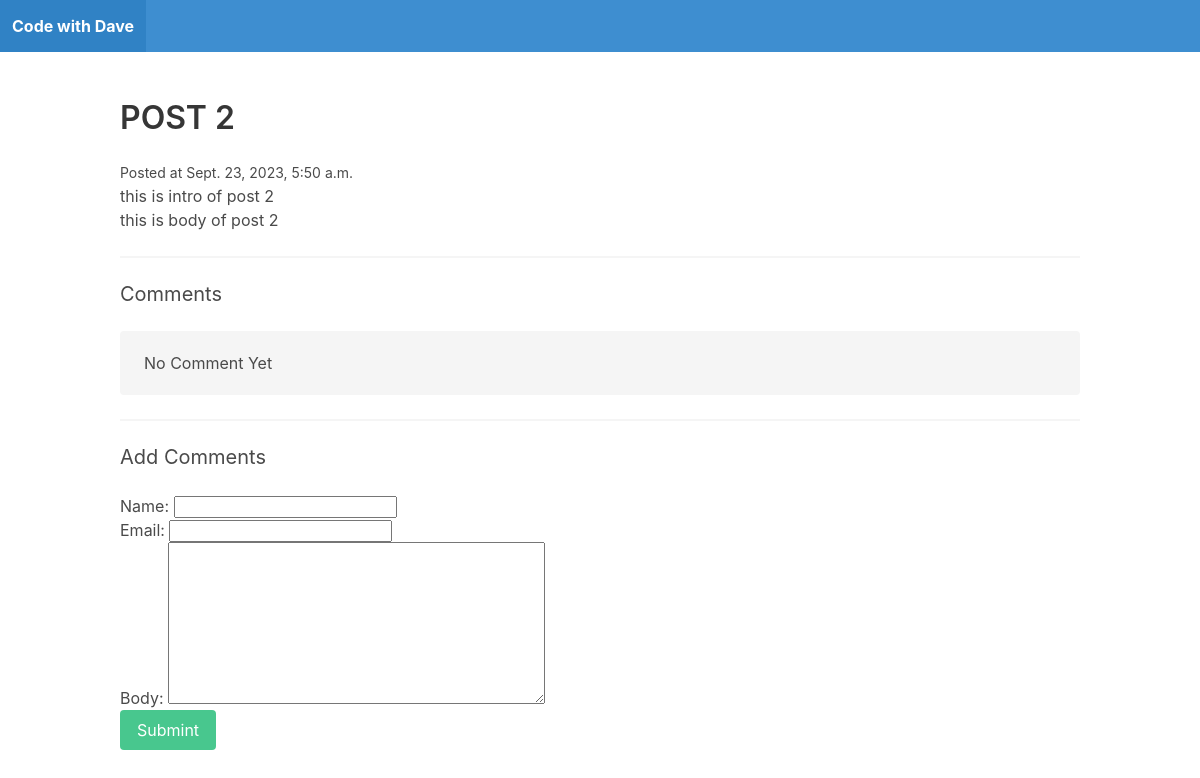
/post-2/, run on an earlier commit of the app's database.
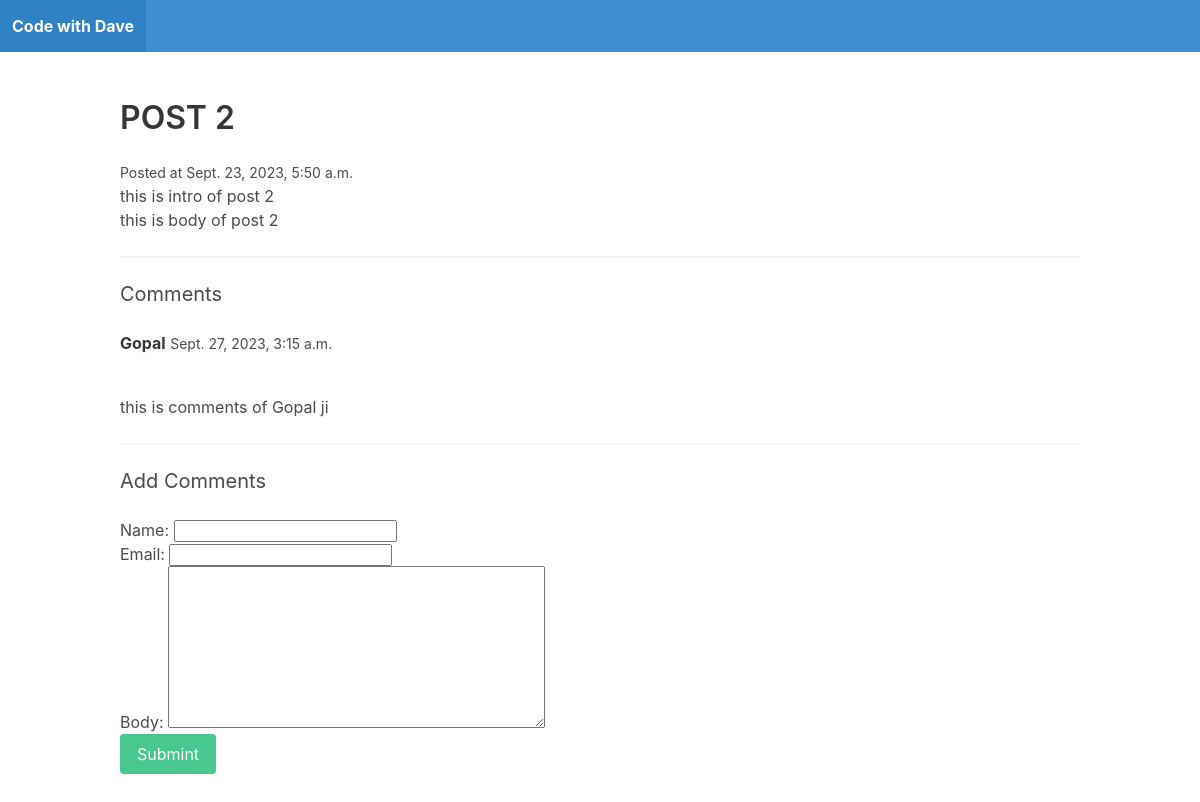
And on a later commit of the database.
### blog/models.py (models this page shows)
class Post(models.Model):
    title = models.CharField(max_length=255)
    slug = models.SlugField()
    intro = models.TextField()
    body = models.TextField()
    date_added = models.DateTimeField(auto_now_add=True)
    class Meta:
        ordering = ['-date_added']

class Comment(models.Model):
    post =  models.ForeignKey(Post, related_name='comments', on_delete=models.CASCADE)
    name = models.CharField(max_length=255)
    email = models.EmailField()
    body = models.TextField()
    date_added = models.DateTimeField(auto_now_add=True)
    class Meta:
        ordering = ['date_added']

### blog/views.py (the view)
# urls.py: path('<slug:slug>/',post_detail,name='post_detail'),
def post_detail(request, slug):
    post = Post.objects.get(slug=slug)
    if request.method == 'POST':
        form = CommentForm(request.POST)
        if form.is_valid():
            comment = form.save(commit=False)
            comment.post = post
            comment.save()
            return redirect('post_detail', slug=post.slug)
    else:
        form = CommentForm()
    return render(request, 'blog/post_detail.html',{
        'post':post , 'form':form
    })

### blog/forms.py
class CommentForm(forms.ModelForm):
    class Meta:
        model = Comment
        fields = ['name', 'email', 'body']

### blog/templates/blog/post_detail.html (shortened to what this page needs)
{% extends 'blog/base.html' %}
{% block content %}
<h1 class="title"> {{ post.title }}</h1>
<small>Posted at  {{ post.date_added }}</small>
<p>{{ post.intro }}</p>
<p>{{ post.body }}</p>
<hr>
 <h2 class='subtitle'> Comments </h2>
{% for comment in post.comments.all  %}
<article>
    <div class="media-content">
        <div class="content">
            <p>
                <strong> {{ comment.name }}</strong>
                <small>{{ comment.date_added }}</small>
            </p>
            <br>
            {{ comment.body }}
        </div>
    </div>
</article>
{% empty %}
<div class="notification">
    <p>No Comment Yet </p>
</div>
{% endfor %}
<hr>
<h2 class="subtitle"> Add Comments </h2>
<form action="." method="post">
    {{ form.as_p }}
    <div class="field">
        <div class="control">
            <button class="button is-success"> Submint</button>
        </div>
    </div>
</form>
{% endblock content %}

### blog/templates/blog/base.html (shortened to what this page needs)
<!DOCTYPE html>
<html lang="en">
<head>
    <link rel="stylesheet" href="https://cdn.jsdelivr.net/npm/bulma@0.9.1/css/bulma.min.css">
</head>
<body>
    <nav class="navbar is-info">
        <div class="navbar-brand">
            <a href="/" class="navbar-item"><strong>Code with Dave </strong></a>
        </div>
    </nav>
    <section class="section">
        <div class="container">
            {% block content %}
            {% endblock content %}
        </div>
    </section>
</body>
</html>

What changed in the data, as far as the page shows it:
added Comment: name "Gopal", date_added "Sept. 27, 2023, 3:15 a.m.", body "this is comments of Gopal ji"
Also different on the page:
text no longer shown: "No Comment Yet"
